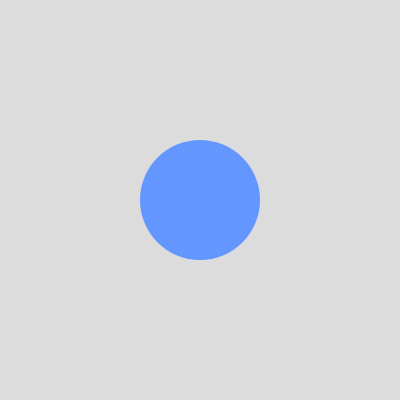
Frame 1 (no input)
Frame 60 (no input): identical to frame 1, image omitted
Frame 120 (the mouse pressed at the canvas centre since frame 60): identical to frame 1, image omitted

The p5.js sketch that drew this single still picture (run headless with seeded random() and noise() and a simulated clock; from frame 60 on, the mouse is pressed at the canvas centre):

// p5.js sketch
// ── sketch.js
function setup() {
  createCanvas(400, 400);
}

function draw() {
  background(220);
  fill(100, 150, 255);
  noStroke();
  ellipse(width / 2, height / 2, 120, 120);
}
